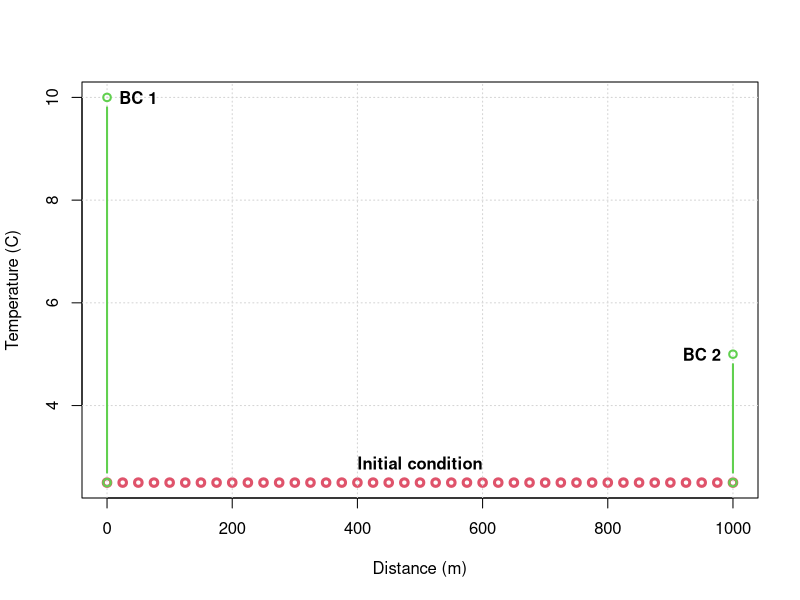
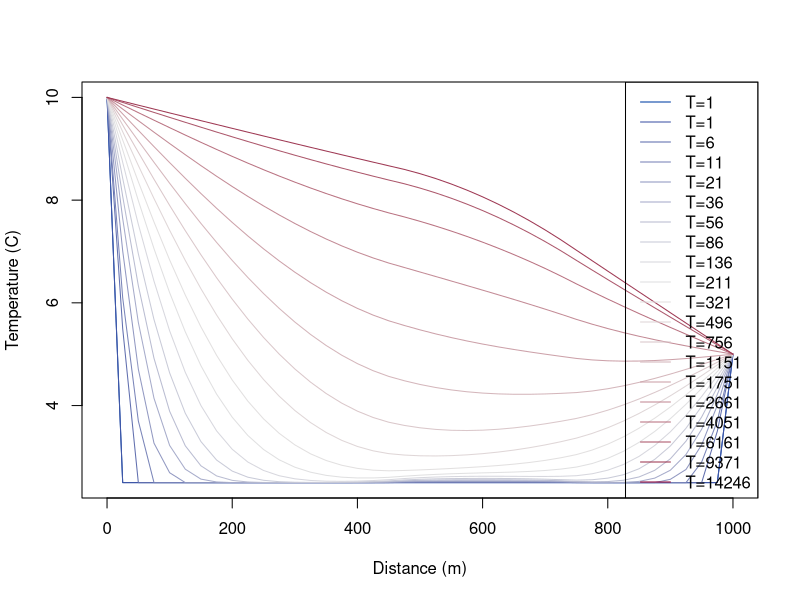

These figures' R source, in order:
#' Problem: 1D Confined Aquifer
#'  governing Eqn: du/dt = k * B * (dd u / d x^2)
#' BC U0 = 10, UL=5
#' IC uic = 2 
#'  X = c(0, 1000)
#'  D = 23 mm2/s = 2.3e-5 m^2/s
#'  DX = 1 m
#'  DT = 10 s
#'  Time = 0 to 1e6 s

rm(list=ls())

ConfAq.explicit <- function(
  U0=10, UL=5, uic = 2,
  X = 1000,
  DX= 10,
  DT = 1,
  DD = 2e-2,
  T1 = 1e5,
  epsilon = 1e-4, bc2 = NULL,  ignore.cfl = FALSE, plot = TRUE
){
  T0 = 0
  tt = seq(T0, T1, DT)
  NT = length(tt)
  xx = seq(0, X, DX)
  NX = X / DX + 1
  
  alpha = DD  * DT / (DX * DX)
  beta = 1-2*alpha
  CFL = DD  * DT / (DX * DX)
  print(CFL)  
  if(!ignore.cfl){
    if(CFL >=1 ){
      warning('CFL  = ', CFL)
      stop()
    }
  }
  #' =========================================
  x0 = rep(uic, NX)
  #' =========================================
  ylim = c(min(x0), max(U0, UL))
  xlim=c(0, X)
  if(plot){
  plot(xx, x0, type='b', col=2,  lwd=3, ylim=ylim, xlim=xlim, xlab=xlab, ylab=ylab); grid()
  lines(x=c(1,1) * 0, y=c(min(x0), U0), lwd=2, col=3, type='b')
  lines(x=c(1,1) * X, y=c(min(x0), UL), lwd=2, col=3, type='b')
  text(x=X/2 , y = uic + diff(ylim)*.051, 'Initial condition', font=2)
  text(x=X * 0.05 , y = U0, 'BC 1', font=2)
  text(x=X * 0.95 , y = UL, 'BC 2', font=2)
  }
  #' =========================================
  mat = matrix(0, nrow = NX, ncol = NX)
  for(i in 1:NX){
    for(j in 1:NX){
      if(i==j){
        mat[i, j] = beta
      }
      if(i+1 == j | i-1 == j ){
        mat[i, j] = alpha
      }
    }
  }
  mat[1,]=c(1, rep(0, NX-1))
  mat[NX,]=c(rep(0, NX-1), 1)
  
  xm = matrix(NA, nrow=NX, ncol=NT)
  vs = cbind(rep(0, NX))
  if(!is.null(bc2)){
    vs[bc2$id] = bc2$val
  }
  
  b=bx = cbind(x0)
  for(i in 1:NT){
    if(i>1){
      bx = mat %*% b + vs * DT
      if(any(is.nan(bx))) { break }
      if(mean(abs(b-bx)) < epsilon ) { break }
    }
    bx[1] = U0
    bx[NX] = UL
    xm[, i]=bx
    b = bx
  }
  NT = i
  xm=xm[, 1:NT]
  message('CFL value = ', CFL)  
  message('Total Timesteps (dt * nt)= ', DT, ' * ', NT)
  ret = list('x' = xx, 
             'time' = tt,
             'u' = xm,
             'CFL' = CFL,
             'DT' = DT,
             'NT' = NT,
             'xlim' = xlim,
             'ylim' = ylim)
  return(ret)
}
plot1 <- function(x, nout = 20){
  NT = x$NT
  # id = sort(unique(c(1, 5, 10, 20, round(seq(1, NT, length.out = min(10, NT))))))
  id=10^seq(0, log10(x$NT), length.out = nout)
  col=colorspace::diverge_hcl(n=length(id)); lty=1
  matplot(x=x$x, y=x$u[, id], type='l', ylim=x$ylim, xlim=x$xlim, 
          xlab=xlab, ylab=ylab, col=col, lty=lty)
  legend('topright', paste0('T=', x$time[id]+1), col=col, lty=lty, bg='transparent')
}
plot2 <- function(x){
  NT = x$NT
  id = c(2, 4, 6, 8); nid=length(id)
  lty=1:nid; col=lty
  matplot(t(x$u[id, ]), type='l', xlab=xlab, ylab=ylab, col=col, lty=lty); grid()
  legend('bottomright',col=col, lty=lty, paste('Node', id))
}
#' =========================================
xlab ='Distance (m)'
ylab = 'Temperature (C)'
x = ConfAq.explicit(DX= 25, DT = 5, U0=10, UL=5, uic = 2.5,
                    DD=50, epsilon = 1e-5, ignore.cfl = FALSE,
                    bc2 = list(id = 20:30, val= +0.001))
plot1(x)
# plot2(x)
